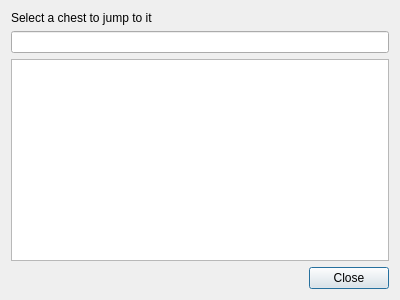
<?xml version="1.0" encoding="UTF-8"?>
<ui version="4.0">
 <class>FindChests</class>
 <widget class="QDialog" name="FindChests">
  <property name="geometry">
   <rect>
    <x>0</x>
    <y>0</y>
    <width>400</width>
    <height>300</height>
   </rect>
  </property>
  <property name="windowTitle">
   <string>Find Chests</string>
  </property>
  <layout class="QGridLayout" name="gridLayout">
   <item row="0" column="0">
    <widget class="QLabel" name="label">
     <property name="text">
      <string>Select a chest to jump to it</string>
     </property>
    </widget>
   </item>
   <item row="2" column="0">
    <widget class="QTreeView" name="treeView">
     <property name="indentation">
      <number>10</number>
     </property>
     <property name="headerHidden">
      <bool>true</bool>
     </property>
    </widget>
   </item>
   <item row="1" column="0">
    <widget class="QLineEdit" name="searchLineEdit"/>
   </item>
   <item row="3" column="0">
    <widget class="QDialogButtonBox" name="buttonBox">
     <property name="orientation">
      <enum>Qt::Horizontal</enum>
     </property>
     <property name="standardButtons">
      <set>QDialogButtonBox::Close</set>
     </property>
    </widget>
   </item>
  </layout>
 </widget>
 <resources/>
 <connections>
  <connection>
   <sender>buttonBox</sender>
   <signal>accepted()</signal>
   <receiver>FindChests</receiver>
   <slot>accept()</slot>
   <hints>
    <hint type="sourcelabel">
     <x>257</x>
     <y>290</y>
    </hint>
    <hint type="destinationlabel">
     <x>157</x>
     <y>274</y>
    </hint>
   </hints>
  </connection>
  <connection>
   <sender>buttonBox</sender>
   <signal>rejected()</signal>
   <receiver>FindChests</receiver>
   <slot>reject()</slot>
   <hints>
    <hint type="sourcelabel">
     <x>325</x>
     <y>290</y>
    </hint>
    <hint type="destinationlabel">
     <x>286</x>
     <y>274</y>
    </hint>
   </hints>
  </connection>
  <connection>
   <sender>searchLineEdit</sender>
   <signal>textChanged(QString)</signal>
   <receiver>FindChests</receiver>
   <slot>searchTextChanged(QString)</slot>
   <hints>
    <hint type="sourcelabel">
     <x>38</x>
     <y>50</y>
    </hint>
    <hint type="destinationlabel">
     <x>397</x>
     <y>5</y>
    </hint>
   </hints>
  </connection>
 </connections>
 <slots>
  <slot>chestSelected()</slot>
  <slot>searchTextChanged(QString)</slot>
 </slots>
</ui>
